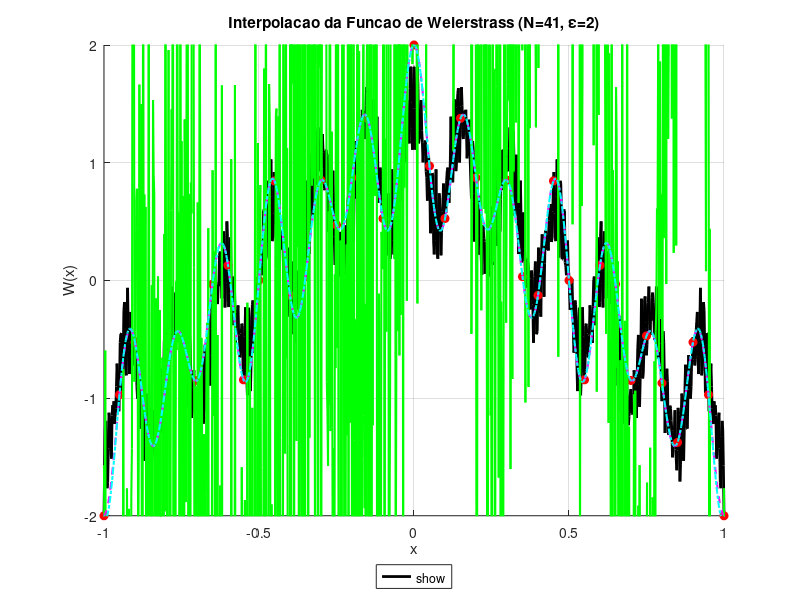

Write MATLAB code to recreate this figure.
% --- Parametros do Problema ---
a = 0.5;
b = 13;
N_pontos = 41;
epsilon = 2.0; % Parametro de forma

% --- Funcao de Weierstrass (soma finita) ---
function y = weierstrass(x, a, b)
    y = zeros(size(x));
    for n = 0:100 % Soma ate n=100 eh suficiente para convergencia
        y = y + a^n * cos(b^n * pi * x);
    end
end

% --- Geracao dos pontos de interpolacao ---
x_dados = linspace(-1, 1, N_pontos)';
y_dados = weierstrass(x_dados, a, b);

% --- Pontos para plotagem do resultado (malha fina) ---
x_plot = linspace(-1, 1, 1000)';
y_verdadeiro = weierstrass(x_plot, a, b);

% --- Definicao das FBRs ---
rbf_ga = @(r, ep) exp(-(ep*r).^2);
rbf_mq = @(r, ep) sqrt(1 + (ep*r).^2);
rbf_iq = @(r, ep) 1 ./ (1 + (ep*r).^2);

fbrs = {rbf_ga, rbf_mq, rbf_iq};
nomes_fbrs = {'Gaussiana', 'Multiquadrica', 'Inversa Quadratica'};
estilos = {'g-', 'm--', 'c-.'}; % Estilos de linha para o plot
y_interpolado = zeros(length(x_plot), length(fbrs));

% --- Loop para calcular a interpolacao para cada FBR ---
for k = 1:length(fbrs)
    rbf = fbrs{k};

    % 1. Montar a matriz de interpolacao A
    dist_matrix = abs(x_dados - x_dados');
    A = rbf(dist_matrix, epsilon);

    % 2. Resolver o sistema A*lambda = y
    lambda = A \ y_dados;

    % 3. Avaliar o interpolante s(x) na malha fina
    dist_plot = abs(x_plot - x_dados');
    phi_plot = rbf(dist_plot, epsilon);
    y_interpolado(:, k) = phi_plot * lambda;

    fprintf('Condicionamento da matriz A para FBR %s: %e\n', nomes_fbrs{k}, cond(A));
end

% --- Plotagem dos Resultados ---
figure('Position', [100, 100, 1000, 700]);
hold on;
% Plot da funcao verdadeira
plot(x_plot, y_verdadeiro, 'k-', 'LineWidth', 2, 'DisplayName', 'Weierstrass (Verdadeira)');
% Plot dos pontos de interpolacao
plot(x_dados, y_dados, 'ro', 'MarkerFaceColor', 'r', 'DisplayName', 'Pontos de Interpolacao');

% Plot de cada interpolante FBR
for k = 1:length(fbrs)
    plot(x_plot, y_interpolado(:,k), estilos{k}, 'LineWidth', 1.5, 'DisplayName', nomes_fbrs{k});
end

hold off;
title(['Interpolacao da Funcao de Weierstrass (N=', num2str(N_pontos), ', \epsilon=', num2str(epsilon), ')']);
xlabel('x');
ylabel('W(x)');
legend('show', 'Location', 'southoutside', 'Orientation', 'horizontal');
grid on;
ylim([-2, 2]);
